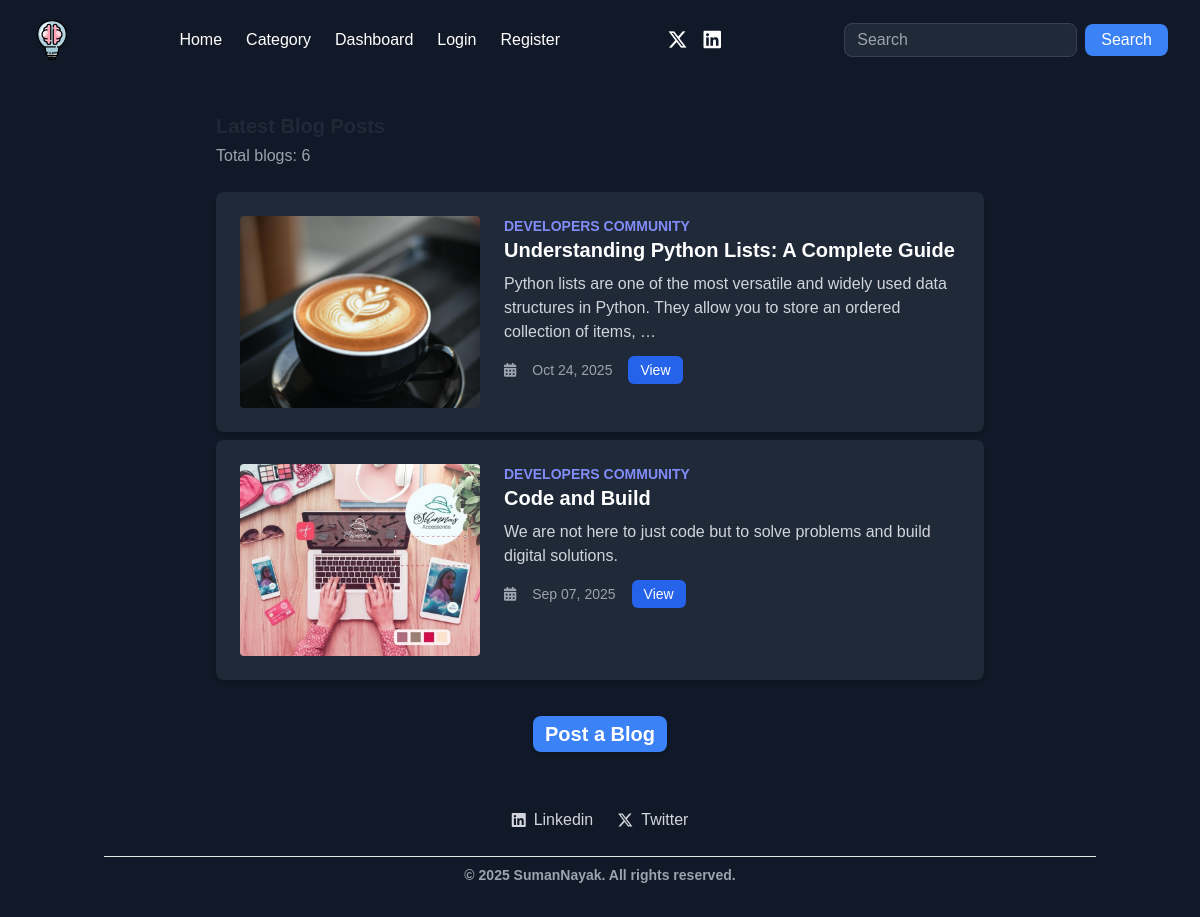
/, run on an earlier commit of the app's database.
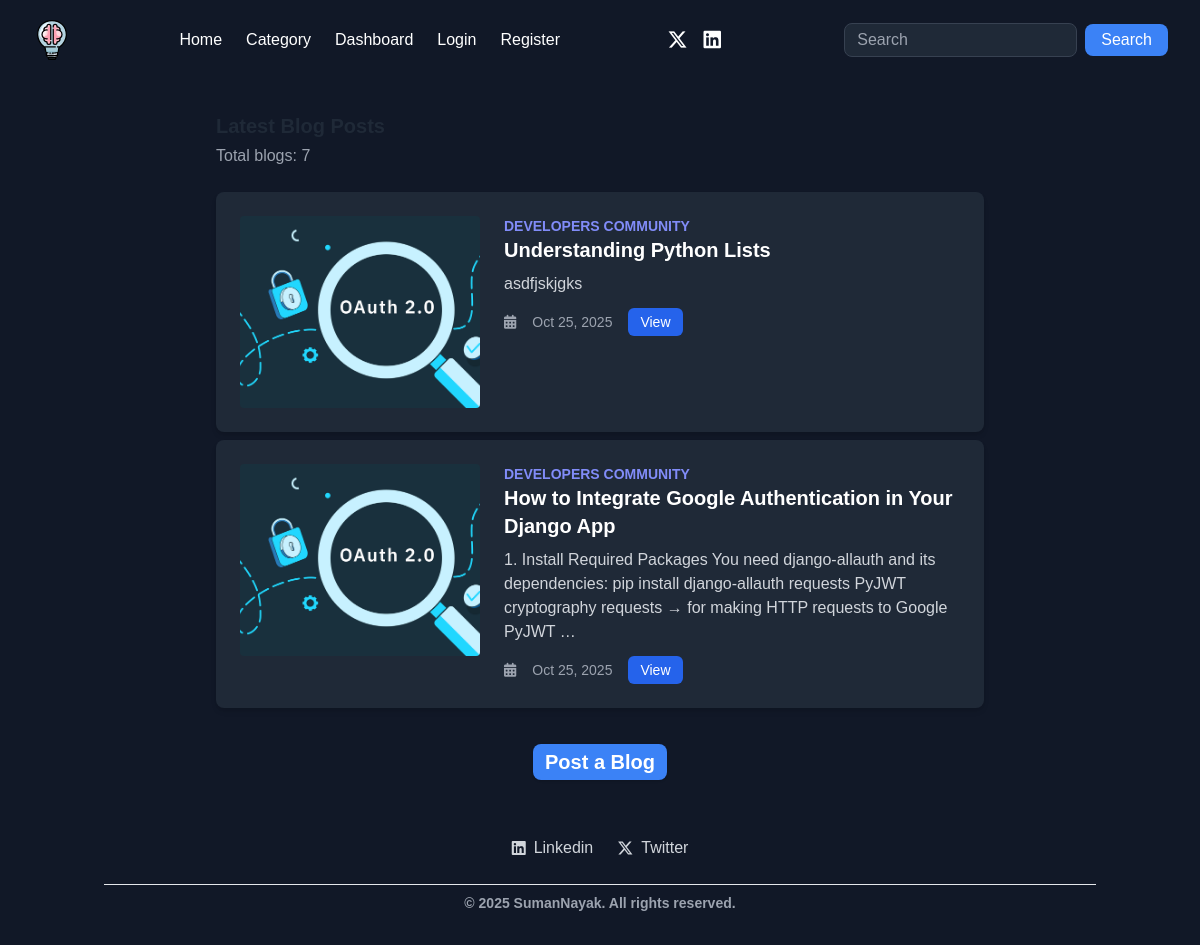
And on a later commit of the database.
### post/models.py (models this page shows, shortened)
class Catblog(models.Model):
    category = models.ForeignKey(Category, on_delete=models.CASCADE)
    slug=models.CharField(max_length=150,null=False,blank=False)
    title=models.CharField(max_length=150,null=False,blank=False)
    blog_image=models.ImageField(storage=MediaCloudinaryStorage(), upload_to=get_image_path,null=True,blank=True)
    small_description=models.CharField(max_length= 250,null=False,blank=False)
    descriptions=RichTextUploadingField(max_length=10000, null=False, blank=False)
    author = models.ForeignKey(User,on_delete=models.CASCADE)
    status=models.BooleanField(default=False,help_text="0=default,1=Trending")
    trending=models.BooleanField(default=False,help_text="0=default,1=Trending")
    tag=models.CharField(max_length=150,null=False,blank=False)
    meta_title=models.CharField(max_length=150,null=False,blank=False)
    meta_keywords=models.CharField(max_length=150,null=False,blank=False)
    created_at=models.DateTimeField(auto_now_add=True)
    class Meta:
        ordering = ('-created_at',)

class Category(models.Model):
    slug=models.CharField(max_length=150,null=False,blank=False)
    name=models.CharField(max_length=150,null=False,blank=False)
    image=models.ImageField(storage=MediaCloudinaryStorage(), upload_to=get_file_path,null=True,blank=True)
    descriptions=models.TextField(max_length= 500,null=False,blank=False)
    status=models.BooleanField(default=False,help_text="0=default,1=Trending")
    meta_title=models.CharField(max_length=150,null=False,blank=False)
    meta_keywords=models.CharField(max_length=150,null=False,blank=False)
    created_at=models.DateTimeField(auto_now_add=True)
    def __str__(self):
        return str(self.name)

### post/views.py (the view)
# urls.py: path('', views.index,name='home'),
def index(request):
    query = request.GET.get("q")  # search query
    cat = Catblog.objects.all()
    show_form = False  # flag to control accordion visibility
    if query:
        cat = cat.filter(
            Q(meta_keywords__icontains=query) |
            Q(slug__icontains=query) |
            Q(title__icontains=query)
        )
    if request.method == "POST":
        form = PostForm(request.POST, request.FILES)
        if form.is_valid():
            post = form.save(commit=False)
            post.author = request.user
            if not post.small_description:
                post.small_description = post.descriptions[:150]
            if not post.meta_title:
                post.meta_title = post.title
            if not post.meta_keywords:
                keywords = post.title + ", " + ", ".join(post.descriptions.split()[:10])
                post.meta_keywords = keywords
            if not post.tag:
                post.tag = post.category.name
            post.save()
            form.save_m2m()
            messages.success(request, "Post created successfully!")
            return redirect("/")
        else:
            messages.error(request, "Please correct the errors below.")
            show_form = True  # keep accordion open if form has errors
    else:
        form = PostForm()
    context = {
        "cat": cat,
        "form": form,
        "show_form": show_form
    }
    return render(request, 'index.html', context)

### templates/index.html (shortened to what this page needs)
{% extends 'base.html' %}
{% load crispy_forms_tags %}
{% load static %}
{% block content %}
<div class="flex-1 p-6 bg-gray-900">
  <div class="max-w-3xl mx-auto">
    <h2 class="text-xl font-bold mb-1 mt-2 flex justify-between items-center text-gray-800 dark:text-gray-100">
    </h2>
    <p class="text-gray-400 mb-6">Total blogs: {{ cat.count }}</p>
    {% for c in cat|slice:":2" %}
    <div class="bg-gray-800 p-6 rounded-lg shadow-md mb-2">
      <div class="flex flex-col md:flex-row">
        <div class="md:w-1/3 h-48 bg-cover bg-center rounded overflow-hidden">
          <a href="{% url 'blog_view' c.category.slug c.slug %}">
    {% if c.blog_image %}
      <img src="{{ c.blog_image.url }}" alt="{{ c.title }}" class="w-full h-full object-cover hover:scale-105 transition-transform duration-300" />
    {% else %}
      <div class="w-full h-full flex items-center justify-center bg-gray-700 text-gray-300 font-semibold text-center">
        {{ c.author.username }}
        is too lazy to upload an image :)
      </div>
    {% endif %}
  </a>
        </div>
        <div class="md:w-2/3 md:pl-6 mt-4 md:mt-0">
          <div class="text-sm text-indigo-400 font-semibold uppercase">
            {{ c.category.name }}
          </div>
          <h3 class="text-xl font-bold mb-2 text-white">{{ c.title }}</h3>
          <p class="text-gray-300">{{ c.descriptions|truncatewords:25|safe }}</p>
          <div class="text-gray-400 mt-3 flex items-center space-x-4 text-sm">
            <i class="fas fa-calendar-alt"></i>
            <span>{{ c.created_at|date:"M d, Y" }}</span>
            <a href="{% url 'blog_view' c.category.slug c.slug %}"
               class="px-3 py-1 bg-blue-600 hover:bg-blue-700 text-white rounded-md text-sm transition">
              View
            </a>
          </div>
        </div>
      </div>
    </div>
    {% empty %}
      <p class="text-gray-400">No results found for "{{ request.GET.q }}"</p>
    {% endfor %}
  </div>
</div>
<h2 class="text-xl font-bold mb-6 mt-1 flex justify-center items-center text-gray-800 dark:text-gray-100">
  {% if user.is_authenticated %}
    <button
      type="button"
      class="bg-blue-500 hover:bg-blue-600 text-white py-2 px-6 rounded-lg shadow transition-transform hover:scale-105"
      onclick="openAccordionAndScroll('accordionForm')">
      Post a Blog
    </button>
  {% else %}
    <a href="{% url 'login' %}"
       class="bg-blue-500 hover:bg-blue-600 text-white py-1 px-3 rounded-lg shadow transition-transform hover:scale-105">
      Post a Blog
    </a>
  {% endif %}
</h2>
{% endblock %}

### templates/base.html (shortened to what this page needs)
{% load static %}
<!DOCTYPE html>
<html lang="en">
<head>
     <link rel="stylesheet" href="https://cdnjs.cloudflare.com/ajax/libs/highlight.js/11.8.0/styles/monokai-sublime.min.css">
    <script src="https://cdn.tailwindcss.com"></script>
    <link rel="stylesheet" href="https://cdnjs.cloudflare.com/ajax/libs/font-awesome/6.5.2/css/all.min.css">
</head>
<body class="flex flex-col min-h-screen bg-gray-900">
<nav class="bg-gray-900 text-white py-2 ">
  <div class="max-w-7xl mx-auto px-4 sm:px-6 lg:px-8 ">
    <div class="flex items-center justify-between h-16 w-full">
      <div class="flex items-center space-x-2 flex-shrink-0">
        <a href="/" class="flex items-center ">
          <img src="{% static 'img/brain.svg' %}" alt="Logo" class="w-10 h-10">
        </a>
      </div>
      <div class="hidden sm:flex flex-1 items-center justify-between">
        <div class="flex items-center space-x-6">
          <a href="/" class="hover:text-blue-400">Home</a>
          <a href="{% url 'categories' %}" class="hover:text-blue-400">Category</a>
          <a href="{% url 'dashboard' %}" class="hover:text-blue-400">Dashboard</a>
          {% if user.is_authenticated %}
            <form method="post" action="{% url 'logout' %}">
              {% csrf_token %}
              <button type="submit" class="hover:text-blue-400">Logout</button>
            </form>
          {% else %}
            <a href="{% url 'login' %}" class="hover:text-blue-400">Login</a>
            <a href="{% url 'register' %}" class="hover:text-blue-400">Register</a>
          {% endif %}
        </div>
        <div class="flex items-center space-x-4">
          <a href="https://x.com/Sumanayak__" target="_blank" class="hover:text-gray-400 transition">
            <i class="fab fa-x-twitter text-xl"></i>
          </a>
          <a href="https://www.linkedin.com/in/sumanknayak/" target="_blank" class="hover:text-blue-400 transition">
            <i class="fab fa-linkedin text-xl"></i>
          </a>
        </div>
        <form class="flex items-center space-x-2 ml-4">
          <input type="search" name="q" placeholder="Search"
                 value="{{ request.GET.q }}"
                 class="px-3 py-1 rounded-lg bg-gray-800 border border-gray-700 text-white focus:outline-none focus:ring focus:ring-blue-500">
          <button class="px-4 py-1 bg-blue-500 rounded-lg hover:bg-blue-600">Search</button>
        </form>
      </div>
    </div>
  </div>
</nav>
        {% block content %}
        {% endblock %}
  <footer class="bg-gray-900 text-gray-300 py-8 mt-auto">
    <div class="container mx-auto px-4">
      <div class="flex flex-col md:flex-row justify-center md:justify-center items-center md:space-x-12 mb-6">
        <div class="flex space-x-6 justify-center items-center">
          <a href="https://www.linkedin.com/in/sumanknayak/" class="flex items-center space-x-2 hover:text-blue-500 transition">
            <i class="fab fa-linkedin"></i><span class="hidden sm:inline">Linkedin</span>
          </a>
          <a href="https://x.com/Sumanayak__" class="flex items-center space-x-2 hover:text-gray-400 transition">
            <i class="fab fa-x-twitter"></i><span class="hidden sm:inline">Twitter</span>
          </a>
        </div>
      </div>
       <hr class="text-gray-200 mb-2"/>
      <div class="text-center text-gray-400 text-sm font-semibold">
        © <script>document.write(new Date().getFullYear());</script>
        <a href="https://x.com/Sumanayak__" target="_blank" class="hover:text-blue-400 font-semibold">
          SumanNayak. All rights reserved.
        </a>
      </div>
    </div>
  </footer>
</body>
</html>

### templates/base.html (style rules this page uses)
body { font-family: 'Poppins', sans-serif; }

What changed in the data, as far as the page shows it:
removed Catblog: blog_image (picture), category.name "DEVELOPERS COMMUNITY", title "Understanding Python Lists: A Complete Guide", descriptions "Python lists are one of the most versatile and widely used data structures in Python. They allow you to store an ordered collection of items, …", created_at "Oct 24, 2025"
no longer on this page (row unchanged): Catblog: blog_image (picture), category.name "DEVELOPERS COMMUNITY", title "Code and Build", descriptions "We are not here to just code but to solve problems and build digital solutions.", created_at "Sep 07, 2025"
added Catblog: blog_image (picture), category.name "DEVELOPERS COMMUNITY", title "Understanding Python Lists", descriptions "asdfjskjgks", created_at "Oct 25, 2025"
added Catblog: blog_image (picture), category.name "DEVELOPERS COMMUNITY", title "How to Integrate Google Authentication in Your Django App", descriptions "1. Install Required Packages You need django-allauth and its dependencies: pip install django-allauth requests PyJWT cryptography requests → for making HTTP requests to Google PyJWT …", created_at "Oct 25, 2025"
Also different on the page:
{{ cat.count }}: "6" → "7"
